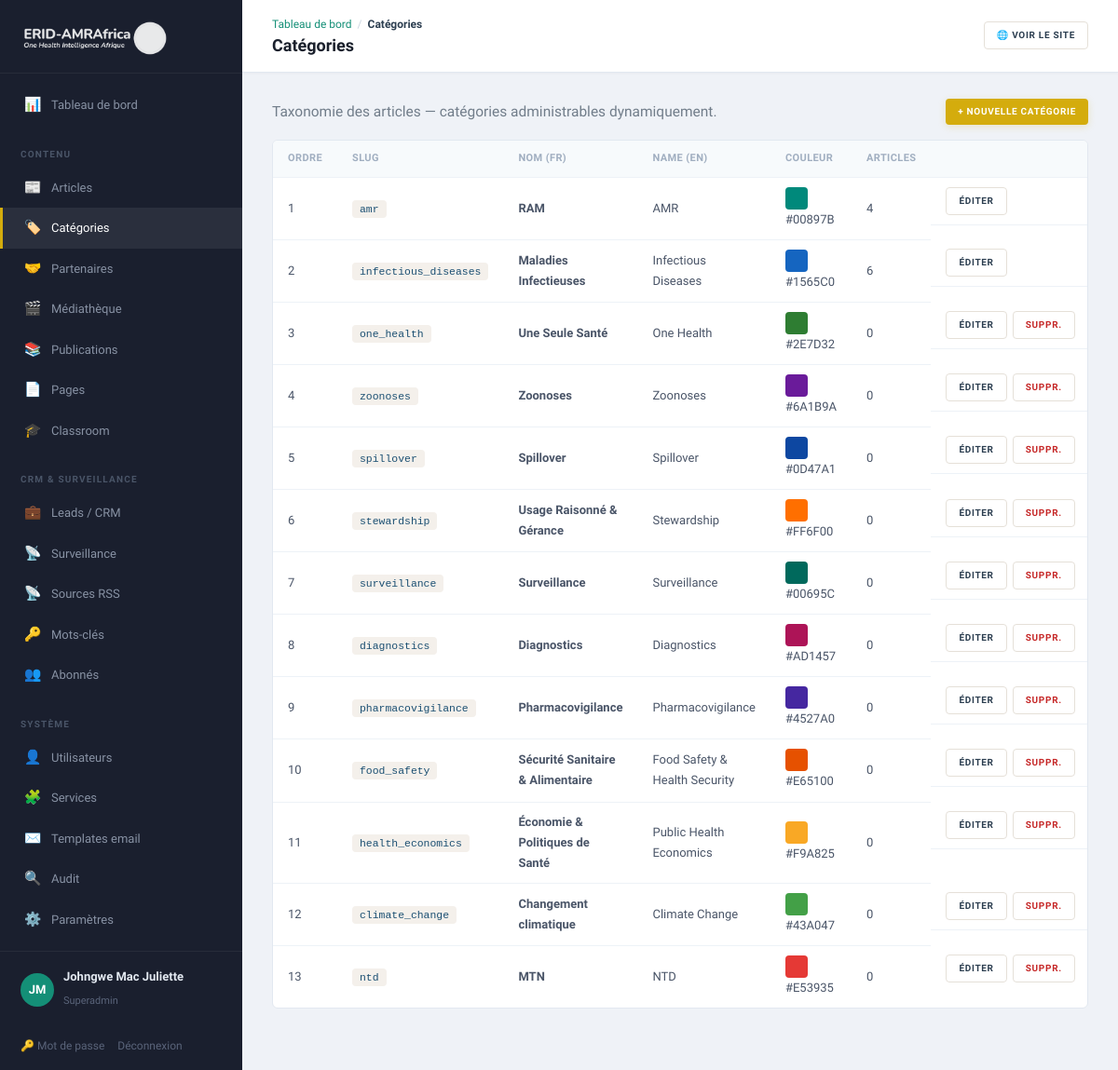
The app's page /admin/categories (signed in) with its own data.
### tables this page shows
CREATE TABLE categories (
    id              INT UNSIGNED AUTO_INCREMENT PRIMARY KEY,
    slug            VARCHAR(80)     NOT NULL UNIQUE,
    name_fr         VARCHAR(120)    NOT NULL,
    name_en         VARCHAR(120)    NOT NULL,
    accent_color    VARCHAR(9)      NOT NULL DEFAULT '#0E7C7B',
    sort_order      SMALLINT        NOT NULL DEFAULT 0
);

### app/Core/View.php (called while the page is built, shortened)
<?php
final class View
{
    public static function render(string $template, array $data = [], string $layout = 'public'): void
    {
        $root = Config::get('root');
        extract($data, EXTR_SKIP);
        require $root . '/app/Views/' . $template . '.php';
    }
    public static function e(?string $s): string
    {
        return htmlspecialchars((string) $s, ENT_QUOTES, 'UTF-8');
    }
}

### app/Core/Controller.php (called while the page is built, shortened)
<?php
abstract class Controller
{
    protected function view(string $template, array $data = [], string $layout = 'public'): void
    {
        View::render($template, $data, $layout);
    }
}

### app/Controllers/Admin/CategoriesController.php (called while the page is built, shortened)
<?php
final class CategoriesController extends Controller
{
    public function index(): void
    {
        $categories = Database::all('SELECT c.*, COUNT(a.id) AS article_count FROM categories c LEFT JOIN articles a ON a.category_id = c.id GROUP BY c.id ORDER BY c.sort_order');
        $this->view('admin/categories', ['title' => 'Catégories', 'categories' => $categories], 'admin');
    }
}

### public/index.php (called while the page is built, shortened)
<?php
spl_autoload_register(function (string $class): void {
    $path = APP_ROOT . '/app/' . str_replace('\\', '/', substr($class, 4)) . '.php';
});
$router = new Router();
$router->dispatch($_SERVER['REQUEST_METHOD'], $_SERVER['REQUEST_URI']);

### app/Core/Config.php (called while the page is built, shortened)
<?php
final class Config
{
    private static array $data = [];
    public static function load(string $root): void
    {
        $env = [];
        self::$data = [
            'app' => [
                'name'   => $env['APP_NAME']   ?? 'ERID-AMRAfrica',
                'env'    => $env['APP_ENV']    ?? 'production',
                'url'    => $env['APP_URL']    ?? 'http://localhost:8080',
                'locale' => $env['APP_LOCALE'] ?? 'fr',
            ],
            'db' => [
                'host' => $env['DB_HOST'] ?? '127.0.0.1',
                'port' => $env['DB_PORT'] ?? '3306',
                'name' => $env['DB_NAME'] ?? 'erid_amrafrica',
                'user' => $env['DB_USER'] ?? 'root',
                'pass' => $env['DB_PASS'] ?? '',
            ],
            'mail' => [
                'from'      => $env['MAIL_FROM'] ?? 'consulting@erid-amrafrica.org',
                'from_name' => $env['MAIL_FROM_NAME'] ?? 'ERID-AMRAfrica',
            ],
            'root' => $root,
        ];
    }
    public static function get(string $key): mixed
    {
        return self::$data[$key] ?? null;
    }
}

### app/Core/Database.php (called while the page is built, shortened)
<?php
final class Database
{
    private static ?PDO $pdo = null;
    public static function pdo(): PDO
    {
        if (self::$pdo === null) {
            $cfg = Config::get('db');
            $dsn = sprintf(
                'mysql:host=%s;port=%s;dbname=%s;charset=utf8mb4',
                $cfg['host'], $cfg['port'], $cfg['name']
            );
            try {
                self::$pdo = new PDO($dsn, $cfg['user'], $cfg['pass'], [
                    PDO::ATTR_ERRMODE            => PDO::ERRMODE_EXCEPTION,
                    PDO::ATTR_DEFAULT_FETCH_MODE => PDO::FETCH_ASSOC,
                    PDO::ATTR_EMULATE_PREPARES   => false,
                    PDO::MYSQL_ATTR_INIT_COMMAND => "SET NAMES utf8mb4 COLLATE utf8mb4_unicode_ci",
                ]);
            } catch (PDOException $e) {
                http_response_code(500);
                exit('Database connection failed.');
            }
        }
        return self::$pdo;
    }
    public static function all(string $sql, array $params = []): array
    {
        $stmt = self::pdo()->prepare($sql);
        $stmt->execute($params);
        return $stmt->fetchAll();
    }
}

### app/Views/admin/categories.php (the view, shortened to what this page needs)
<?php
$e = fn($s) => View::e($s);
?>
<div class="toolbar" style="display:flex;justify-content:space-between;align-items:center;flex-wrap:wrap;gap:8px">
  <p class="muted" style="margin:0">Taxonomie des articles — catégories administrables dynamiquement.</p>
  <a class="btn btn-gold sm" href="/admin/categories/new">+ Nouvelle catégorie</a>
</div>
<div class="panel">
  <table class="data-table">
    <thead><tr><th>Ordre</th><th>Slug</th><th>Nom (FR)</th><th>Name (EN)</th><th>Couleur</th><th>Articles</th><th></th></tr></thead>
    <tbody>
    <?php foreach ($categories as $c): ?>
      <tr>
        <td><?= (int)$c['sort_order'] ?></td>
        <td><code><?= $e($c['slug']) ?></code></td>
        <td><strong><?= $e($c['name_fr']) ?></strong></td>
        <td><?= $e($c['name_en']) ?></td>
        <td><span style="display:inline-block;width:24px;height:24px;border-radius:4px;background:<?= $e($c['accent_color']) ?>;vertical-align:middle"></span> <?= $e($c['accent_color']) ?></td>
        <td><?= (int)$c['article_count'] ?></td>
        <td style="display:flex;gap:6px">
          <a class="btn btn-ghost sm" href="/admin/categories/<?= (int)$c['id'] ?>/edit">Éditer</a>
          <?php if ((int)$c['article_count'] === 0): ?>
          <form method="post" action="/admin/categories/<?= (int)$c['id'] ?>/delete" style="display:inline" onsubmit="return confirm('Supprimer cette catégorie ?')">
            <button type="submit" class="btn btn-ghost sm" style="color:#c62828">Suppr.</button>
          </form>
          <?php endif; ?>
        </td>
      </tr>
    <?php endforeach; ?>
    </tbody>
  </table>
</div>

### app/Core/Router.php (shortened to what this page needs)
<?php
final class Router
{
    private array $routes = ['GET' => [], 'POST' => []];
    public function get(string $path, callable|array $handler): void
    {
        $this->routes['GET'][$this->normalize($path)] = $handler;
    }
    public function post(string $path, callable|array $handler): void
    {
        $this->routes['POST'][$this->normalize($path)] = $handler;
    }
    private function normalize(string $path): string
    {
        return '/' . trim($path, '/');
    }
    public function dispatch(string $method, string $uri): void
    {
        $path = $this->normalize(parse_url($uri, PHP_URL_PATH) ?: '/');
        foreach ($this->routes[$method] ?? [] as $route => $handler) {
            $pattern = '#^' . preg_replace('#\{[a-zA-Z_]+\}#', '([^/]+)', $route) . '$#';
            if (preg_match($pattern, $path, $m)) {
                array_shift($m);
                $this->invoke($handler, $m);
                return;
            }
        }
    }
    private function invoke(callable|array $handler, array $args): void
    {
        if (is_array($handler)) {
            [$class, $method] = $handler;
            (new $class())->{$method}(...$args);
            return;
        }
    }
}

### public/assets/css/app.css (style rules this page uses)
:root { --navy:#1B4F72;--navy-d:#154360;--navy-l:#2E86C1; --teal:#148F77;--teal-d:#0E6655;--teal-l:#1ABC9C; --gold:#D4AC0D;--gold-d:#B7950B;--gold-l:#F4D03F; --green:#27AE60;--green-d:#1E8449;--green-l:#58D68D; --burgundy:#78281F;--burgundy-d:#5B1F18; --red:#CB4335;--warm:#F8F4EF; --accent:#148F77; --c-spillover:#1B4F72;--c-amr:#148F77;--c-policy:#D4AC0D;--c-tech:#27AE60; --ink:#2C3E50;--muted:#717D8A;--light:#A6ACAF; --bg:#FCFAF7;--bg-alt:#F4F0EB;--card:#fff;--line:#E5E0D8; --font-d:'Merriweather',Georgia,serif; --font-b:'Source Sans 3','Source Sans Pro',system-ui,sans-serif; --w:1140px; --radius:10px;--radius-sm:6px;--radius-xs:4px; --shadow:0 2px 12px rgba(44,62,80,.05); --shadow-lg:0 8px 28px rgba(44,62,80,.08); --shadow-hover:0 6px 24px rgba(44,62,80,.1); }
*,*::before,*::after { box-sizing:border-box }
html { overflow-x:hidden }
body { margin:0;font-family:var(--font-b);color:var(--ink);background:var(--bg);line-height:1.7;font-size:15.5px;-webkit-font-smoothing:antialiased;overflow-x:hidden }
a { color:var(--ink);text-decoration:none;transition:color .25s }
.muted { color:var(--muted) }
code { background:var(--bg-alt);padding:3px 8px;font-size:.88em;border-radius:var(--radius-xs);color:var(--navy) }
.btn { display:inline-flex;align-items:center;justify-content:center;gap:6px;padding:10px 20px;font-weight:700;border:none;cursor:pointer;font-size:11px;font-family:var(--font-b);text-transform:uppercase;letter-spacing:.7px;transition:all .25s;line-height:1.4;border-radius:var(--radius-xs);position:relative }
.btn.sm { padding:7px 13px;font-size:10px }
.btn-gold { background:var(--gold);color:#fff;box-shadow:0 2px 8px rgba(212,172,13,.2) }
.btn-ghost { background:#fff;border:1px solid var(--line);color:var(--ink) }
body.admin { display:flex;background:#EFF2F7;font-family:var(--font-b);min-height:100vh }
.panel { background:#fff;border:1px solid #E2E8F0;padding:0;margin-bottom:18px;border-radius:var(--radius-sm);overflow:hidden }
.panel > table { margin:0 }
.panel > .data-table { margin:0 }
.data-table { width:100%;border-collapse:collapse }
.data-table th { text-align:left;padding:10px 16px;font-size:11px;text-transform:uppercase;color:#A0AEC0;border-bottom:1px solid #EDF2F7;letter-spacing:.4px;font-weight:600;background:#F7FAFC }
.data-table td { padding:10px 16px;border-bottom:1px solid #EDF2F7;vertical-align:middle;font-size:13px;color:#4A5568 }
.data-table tr:last-child td { border-bottom:none }
.filters,.toolbar { margin-bottom:16px;display:flex;gap:6px;flex-wrap:wrap;align-items:center }
.toolbar { margin-bottom:16px }

### records on screen
categories: sort_order "1", slug "amr", name_fr "RAM", name_en "AMR", accent_color "#00897B", article_count "4"
categories: sort_order "2", slug "infectious_diseases", name_fr "Maladies Infectieuses", name_en "Infectious Diseases", accent_color "#1565C0", article_count "6"
categories: sort_order "3", slug "one_health", name_fr "Une Seule Santé", name_en "One Health", accent_color "#2E7D32", article_count "0"
categories: sort_order "4", slug "zoonoses", name_fr "Zoonoses", name_en "Zoonoses", accent_color "#6A1B9A", article_count "0"
categories: sort_order "5", slug "spillover", name_fr "Spillover", name_en "Spillover", accent_color "#0D47A1", article_count "0"
categories: sort_order "6", slug "stewardship", name_fr "Usage Raisonné & Gérance", name_en "Stewardship", accent_color "#FF6F00", article_count "0"
categories: sort_order "7", slug "surveillance", name_fr "Surveillance", name_en "Surveillance", accent_color "#00695C", article_count "0"
categories: sort_order "8", slug "diagnostics", name_fr "Diagnostics", name_en "Diagnostics", accent_color "#AD1457", article_count "0"
categories: sort_order "9", slug "pharmacovigilance", name_fr "Pharmacovigilance", name_en "Pharmacovigilance", accent_color "#4527A0", article_count "0"
categories: sort_order "10", slug "food_safety", name_fr "Sécurité Sanitaire & Alimentaire", name_en "Food Safety & Health Security", accent_color "#E65100", article_count "0"
categories: sort_order "11", slug "health_economics", name_fr "Économie & Politiques de Santé", name_en "Public Health Economics", accent_color "#F9A825", article_count "0"
categories: sort_order "12", slug "climate_change", name_fr "Changement climatique", name_en "Climate Change", accent_color "#43A047", article_count "0"
categories: sort_order "13", slug "ntd", name_fr "MTN", name_en "NTD", accent_color "#E53935", article_count "0"

### other values on screen
$e($c[0]) "Tableau de bord"
$e($c[0]) "Catégories"
